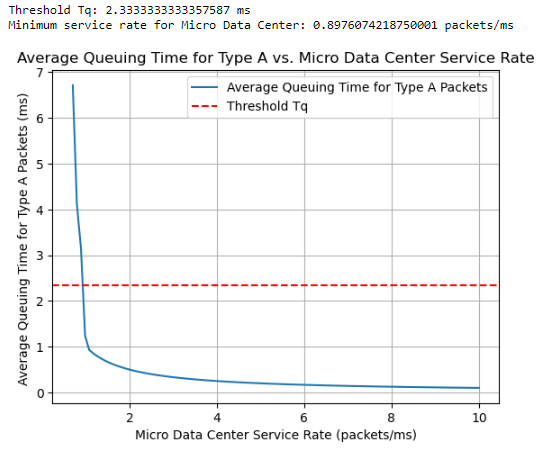

Here is the Python script that generated this plot:
#!/usr/bin/env python
# coding: utf-8

# In[38]:


import numpy as np
import matplotlib.pyplot as plt

class Packet:
    def __init__(self, packet_type):
        self.packet_type = packet_type

class MicroDataCenter:
    def __init__(self, service_rate):
        self.service_rate = service_rate
        self.buffer = []
        self.departure_times = []

    def process_packet(self, packet, arrival_time):
        self.buffer.append(packet)
        service_time = 1.0 / self.service_rate
        if len(self.departure_times) == 0:
            departure_time = arrival_time + service_time
        else:
            last_departure_time = max(self.departure_times)
            departure_time = max(arrival_time, last_departure_time) + service_time
        self.departure_times.append(departure_time)
        return departure_time

class CloudDataCenter:
    def __init__(self, service_rate):
        self.service_rate = service_rate
        self.buffer = []
        self.departure_times = []

    def process_packet(self, packet, arrival_time):
        self.buffer.append(packet)
        service_time = 1.0 / self.service_rate
        if len(self.departure_times) == 0:
            departure_time = arrival_time + service_time
        else:
            last_departure_time = max(self.departure_times)
            departure_time = max(arrival_time, last_departure_time) + service_time
        self.departure_times.append(departure_time)
        return departure_time

def simulate_system(service_rate_micro, service_rate_cloud, f, num_packets, Tq):
    micro_data_center = MicroDataCenter(service_rate_micro)
    cloud_data_center = CloudDataCenter(service_rate_cloud)

    type_a_queuing_times = []
    for i in range(num_packets):
        packet_type = 'A' if np.random.uniform() > f else 'B'
        packet = Packet(packet_type)
        arrival_time = i

        if packet_type == 'A':
            type_a_queuing_times.append(micro_data_center.process_packet(packet, arrival_time) - arrival_time)

        else:
            cloud_data_center.process_packet(packet, arrival_time)

    if len(type_a_queuing_times) > 0:
        max_type_a_queuing_time = max(type_a_queuing_times)
    else:
        max_type_a_queuing_time = 0

    return max_type_a_queuing_time

def find_minimum_service_rate(buffer_size_cloud, f, num_packets):
    # Initial guess for the minimum and maximum service rates
    min_service_rate = 0.1
    max_service_rate = 10.0

    while max_service_rate - min_service_rate > 0.001:
        service_rate_micro = (min_service_rate + max_service_rate) / 2.0
        max_type_a_queuing_time = simulate_system(service_rate_micro, 1.0, f, num_packets, Tq)

        if max_type_a_queuing_time <= Tq:
            max_service_rate = service_rate_micro
        else:
            min_service_rate = service_rate_micro

    return min_service_rate

# Define parameters for simulation
buffer_size_cloud = 10
f = 0.5  # Fraction of type B packets
num_packets = 10000  # Number of packets for simulation

# Find the maximum queuing time for type A packets
Tq = simulate_system(0.9, 10, f, num_packets, Tq)
print(f"Threshold Tq: {Tq} ms")

# Find the minimum service rate for Micro Data Center to achieve the desired threshold Tq
min_service_rate_micro = find_minimum_service_rate(buffer_size_cloud, f, num_packets)
print(f"Minimum service rate for Micro Data Center: {min_service_rate_micro} packets/ms")

# Plotting the results
service_rates_micro = np.linspace(0.7, 10, 100)
average_queuing_times = [simulate_system(sr, 1.0, f, num_packets, Tq) for sr in service_rates_micro]

plt.plot(service_rates_micro, average_queuing_times, label='Average Queuing Time for Type A Packets')
plt.axhline(y=Tq, color='red', linestyle='--', label='Threshold Tq')
plt.xlabel('Micro Data Center Service Rate (packets/ms)')
plt.ylabel(f'Average Queuing Time for Type A Packets (ms) ')
plt.title(f'Average Queuing Time for Type A vs. Micro Data Center Service Rate')
plt.grid(True)
plt.legend()
plt.show()


# In[136]:


import numpy as np
import matplotlib.pyplot as plt

class Packet:
    def __init__(self, packet_type):
        self.packet_type = packet_type

class MicroDataCenter:
    def __init__(self, service_rate):
        self.service_rate = service_rate
        self.buffer = []
        self.departure_times = []

    def process_packet(self, packet, arrival_time):
        self.buffer.append(packet)
        service_time = 1.0 / self.service_rate
        if len(self.departure_times) == 0:
            departure_time = arrival_time + service_time
        else:
            last_departure_time = max(self.departure_times)
            departure_time = max(arrival_time, last_departure_time) + service_time
        self.departure_times.append(departure_time)
        return departure_time

def simulate_system(num_edge_nodes, f, num_packets, service_rate_micro):
    micro_data_centers = [MicroDataCenter(service_rate_micro) for _ in range(num_edge_nodes)]

    queuing_times = []
    for i in range(num_packets):
        packet_type = 'A' if np.random.uniform() > f else 'B'
        packet = Packet(packet_type)
        arrival_time = i

        selected_node = np.random.choice(micro_data_centers)
        queuing_times.append(selected_node.process_packet(packet, arrival_time) - arrival_time)

    if len(queuing_times) > 0:
        avg_queuing_time = np.mean(queuing_times)
    else:
        avg_queuing_time = 0

    return avg_queuing_time

# Define parameters for simulation
f = 0.5  # Fraction of type B packets
num_packets = 10000  # Number of packets for simulation
service_rate_micro = 0.6  # Fixed average service rate for each edge node (packets/ms)

# Plotting the results
num_edge_nodes = np.arange(2, 10)  # Vary the number of edge nodes from 1 to 100
average_queuing_times = [simulate_system(ne, f, num_packets, service_rate_micro) for ne in num_edge_nodes]

plt.plot(num_edge_nodes, average_queuing_times, marker='o', linestyle='-')
plt.xlabel('Number of Edge Nodes')
plt.ylabel('Average Queuing Time (ms)')
plt.title('Average Queuing Time vs. Number of Edge Nodes')
plt.grid(True)
plt.show()


# In[135]:


import numpy as np
import matplotlib.pyplot as plt

class Packet:
    def __init__(self, packet_type):
        self.packet_type = packet_type

class MicroDataCenter:
    def __init__(self, service_rate):
        self.service_rate = service_rate
        self.buffer = []
        self.departure_times = []

    def process_packet(self, packet, arrival_time):
        self.buffer.append(packet)
        service_time = 1.0 / self.service_rate
        if len(self.departure_times) == 0:
            departure_time = arrival_time + service_time
        else:
            last_departure_time = max(self.departure_times)
            departure_time = max(arrival_time, last_departure_time) + service_time
        self.departure_times.append(departure_time)
        return departure_time

def simulate_system(num_edge_nodes, f, num_packets, service_rate_micro):
    micro_data_centers = [MicroDataCenter(service_rate_micro) for _ in range(num_edge_nodes)]

    queuing_times = []
    for i in range(num_packets):
        packet_type = 'A' if np.random.uniform() > f else 'B'
        packet = Packet(packet_type)
        arrival_time = i

        selected_node = np.random.choice(micro_data_centers)
        queuing_times.append(selected_node.process_packet(packet, arrival_time) - arrival_time)

    if len(queuing_times) > 0:
        avg_queuing_time = np.mean(queuing_times)
    else:
        avg_queuing_time = 0

    return avg_queuing_time

# Define parameters for simulation
f = 0.5  # Fraction of type B packets
num_packets = 10000  # Number of packets for simulation
service_rate_micro = 0.6 # Fixed average service rate for each edge node (packets/ms)
Tq = 2.3333333333357587  # Threshold Tq (fixed)

# Plotting the results
num_edge_nodes = np.arange(2, 10)  # Vary the number of edge nodes from 1 to 100
average_queuing_times = [simulate_system(ne, f, num_packets, service_rate_micro) for ne in num_edge_nodes]

plt.plot(num_edge_nodes, average_queuing_times, marker='o', linestyle='-')
plt.axhline(y=Tq, color='red', linestyle='--', label='Threshold Tq')
plt.xlabel('Number of Edge Nodes')
plt.ylabel('Average Queuing Time (ms)')
plt.title('Average Queuing Time vs. Number of Edge Nodes')
plt.grid(True)
plt.legend()
plt.show()


# In[ ]:
